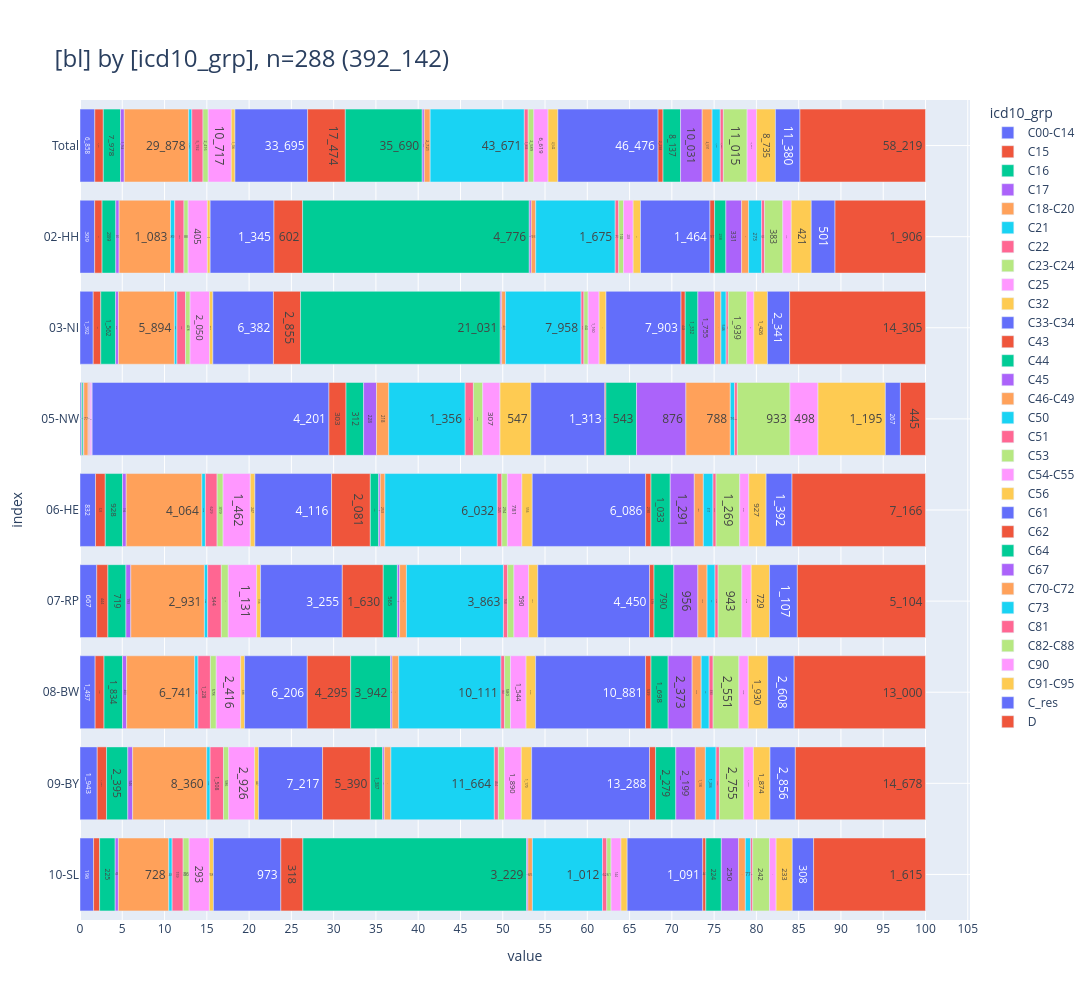

The cell this chart's notebook holds for it:
### Markdown cell above
### <a id='toc1_5_2_'></a>[Diagnosegruppen](#toc0_)
- **Filter: DJ = 2023, C44 und D-Diagnosen sind eingeschlossen**

> 💡 `ZfKD`: _"Die Anteile für D-Diagnosen sind in etwa vergleichbar, die für C44 unterscheiden sich recht deutlich"_

### Code cell
_alias = "icd10_3d"
_df = (
    show_freqs(alias=_alias, incl_c44_and_d=True)
    .merge(dim_icd10_3d.to_df().set_index('code'), left_on=_alias, right_index=True, how="left")
    [["kkr", "code_kid", "cnt"]]
    .rename(columns={"kkr": "bl", "code_kid": "icd10_grp"})
)
_=pls.plot_stacked_bars(
    _df,
    orientation="h",
    normalize=False,
    relative=True,
    dropna=False,
    sort_values_index=False,
    show_total=True,
    height=700,
)

### Figure 1 — Plotly figure (JSON) as saved in the notebook; plotly's stock layout.template omitted (floating-point values rounded to 4 significant figures)
{"data": [{"hovertemplate": "col=C00-C14<br>value=%{x}<br>index=%{y}<br>cnt_str=%{text}<extra></extra>", "legendgroup": "C00-C14", "marker": {"color": "#636EFA", "pattern": {"shape": ""}}, "name": "C00-C14", "orientation": "h", "showlegend": true, "text": ["6_858", "309", "1_392", "22", "832", "667", "1_497", "1_943", "196"], "textposition": "auto", "type": "bar", "x": [6858, 309, 1392, 22, 832, 667, 1497, 1943, 196], "xaxis": "x", "y": [" Total", "02-HH", "03-NI", "05-NW", "06-HE", "07-RP", "08-BW", "09-BY", "10-SL"], "yaxis": "y"}, {"hovertemplate": "col=C15<br>value=%{x}<br>index=%{y}<br>cnt_str=%{text}<extra></extra>", "legendgroup": "C15", "marker": {"color": "#EF553B", "pattern": {"shape": ""}}, "name": "C15", "orientation": "h", "showlegend": true, "text": ["3_951", "156", "796", "9", "525", "444", "881", "1_053", "87"], "textposition": "auto", "type": "bar", "x": [3951, 156, 796, 9, 525, 444, 881, 1053, 87], "xaxis": "x", "y": [" Total", "02-HH", "03-NI", "05-NW", "06-HE", "07-RP", "08-BW", "09-BY", "10-SL"], "yaxis": "y"}, {"hovertemplate": "col=C16<br>value=%{x}<br>index=%{y}<br>cnt_str=%{text}<extra></extra>", "legendgroup": "C16", "marker": {"color": "#00CC96", "pattern": {"shape": ""}}, "name": "C16", "orientation": "h", "showlegend": true, "text": ["7_978", "289", "1_562", "26", "928", "719", "1_834", "2_395", "225"], "textposition": "auto", "type": "bar", "x": [7978, 289, 1562, 26, 928, 719, 1834, 2395, 225], "xaxis": "x", "y": [" Total", "02-HH", "03-NI", "05-NW", "06-HE", "07-RP", "08-BW", "09-BY", "10-SL"], "yaxis": "y"}, {"hovertemplate": "col=C17<br>value=%{x}<br>index=%{y}<br>cnt_str=%{text}<extra></extra>", "legendgroup": "C17", "marker": {"color": "#AB63FA", "pattern": {"shape": ""}}, "name": "C17", "orientation": "h", "showlegend": true, "text": ["1_764", "70", "299", "11", "196", "193", "403", "546", "46"], "textposition": "auto", "type": "bar", "x": [1764, 70, 299, 11, 196, 193, 403, 546, 46], "xaxis": "x", "y": [" Total", "02-HH", "03-NI", "05-NW", "06-HE", "07-RP", "08-BW", "09-BY", "10-SL"], "yaxis": "y"}, {"hovertemplate": "col=C18-C20<br>value=%{x}<br>index=%{y}<br>cnt_str=%{text}<extra></extra>", "legendgroup": "C18-C20", "marker": {"color": "#FFA15A", "pattern": {"shape": ""}}, "name": "C18-C20", "orientation": "h", "showlegend": true, "text": ["29_878", "1_083", "5_894", "77", "4_064", "2_931", "6_741", "8_360", "728"], "textposition": "auto", "type": "bar", "x": [29878, 1083, 5894, 77, 4064, 2931, 6741, 8360, 728], "xaxis": "x", "y": [" Total", "02-HH", "03-NI", "05-NW", "06-HE", "07-RP", "08-BW", "09-BY", "10-SL"], "yaxis": "y"}, {"hovertemplate": "col=C21<br>value=%{x}<br>index=%{y}<br>cnt_str=%{text}<extra></extra>", "legendgroup": "C21", "marker": {"color": "#19D3F3", "pattern": {"shape": ""}}, "name": "C21", "orientation": "h", "showlegend": true, "text": ["1_422", "89", "266", "5", "189", "130", "320", "375", "48"], "textposition": "auto", "type": "bar", "x": [1422, 89, 266, 5, 189, 130, 320, 375, 48], "xaxis": "x", "y": [" Total", "02-HH", "03-NI", "05-NW", "06-HE", "07-RP", "08-BW", "09-BY", "10-SL"], "yaxis": "y"}, {"hovertemplate": "col=C22<br>value=%{x}<br>index=%{y}<br>cnt_str=%{text}<extra></extra>", "legendgroup": "C22", "marker": {"color": "#FF6692", "pattern": {"shape": ""}}, "name": "C22", "orientation": "h", "showlegend": true, "text": ["5_192", "194", "905", "25", "629", "544", "1_228", "1_508", "159"], "textposition": "auto", "type": "bar", "x": [5192, 194, 905, 25, 629, 544, 1228, 1508, 159], "xaxis": "x", "y": [" Total", "02-HH", "03-NI", "05-NW", "06-HE", "07-RP", "08-BW", "09-BY", "10-SL"], "yaxis": "y"}, {"hovertemplate": "col=C23-C24<br>value=%{x}<br>index=%{y}<br>cnt_str=%{text}<extra></extra>", "legendgroup": "C23-C24", "marker": {"color": "#B6E880", "pattern": {"shape": ""}}, "name": "C23-C24", "orientation": "h", "showlegend": true, "text": ["2_416", "88", "478", "5", "319", "276", "578", "586", "86"], "textposition": "auto", "type": "bar", "x": [2416, 88, 478, 5, 319, 276, 578, 586, 86], "xaxis": "x", "y": [" Total", "02-HH", "03-NI", "05-NW", "06-HE", "07-RP", "08-BW", "09-BY", "10-SL"], "yaxis": "y"}, {"hovertemplate": "col=C25<br>value=%{x}<br>index=%{y}<br>cnt_str=%{text}<extra></extra>", "legendgroup": "C25", "marker": {"color": "#FF97FF", "pattern": {"shape": ""}}, "name": "C25", "orientation": "h", "showlegend": true, "text": ["10_717", "405", "2_050", "34", "1_462", "1_131", "2_416", "2_926", "293"], "textposition": "auto", "type": "bar", "x": [10717, 405, 2050, 34, 1462, 1131, 2416, 2926, 293], "xaxis": "x", "y": [" Total", "02-HH", "03-NI", "05-NW", "06-HE", "07-RP", "08-BW", "09-BY", "10-SL"], "yaxis": "y"}, {"hovertemplate": "col=C32<br>value=%{x}<br>index=%{y}<br>cnt_str=%{text}<extra></extra>", "legendgroup": "C32", "marker": {"color": "#FECB52", "pattern": {"shape": ""}}, "name": "C32", "orientation": "h", "showlegend": true, "text": ["1_706", "59", "349", "2", "247", "156", "388", "447", "58"], "textposition": "auto", "type": "bar", "x": [1706, 59, 349, 2, 247, 156, 388, 447, 58], "xaxis": "x", "y": [" Total", "02-HH", "03-NI", "05-NW", "06-HE", "07-RP", "08-BW", "09-BY", "10-SL"], "yaxis": "y"}, {"hovertemplate": "col=C33-C34<br>value=%{x}<br>index=%{y}<br>cnt_str=%{text}<extra></extra>", "legendgroup": "C33-C34", "marker": {"color": "#636EFA", "pattern": {"shape": ""}}, "name": "C33-C34", "orientation": "h", "showlegend": true, "text": ["33_695", "1_345", "6_382", "4_201", "4_116", "3_255", "6_206", "7_217", "973"], "textposition": "auto", "type": "bar", "x": [33695, 1345, 6382, 4201, 4116, 3255, 6206, 7217, 973], "xaxis": "x", "y": [" Total", "02-HH", "03-NI", "05-NW", "06-HE", "07-RP", "08-BW", "09-BY", "10-SL"], "yaxis": "y"}, {"hovertemplate": "col=C43<br>value=%{x}<br>index=%{y}<br>cnt_str=%{text}<extra></extra>", "legendgroup": "C43", "marker": {"color": "#EF553B", "pattern": {"shape": ""}}, "name": "C43", "orientation": "h", "showlegend": true, "text": ["17_474", "602", "2_855", "303", "2_081", "1_630", "4_295", "5_390", "318"], "textposition": "auto", "type": "bar", "x": [17474, 602, 2855, 303, 2081, 1630, 4295, 5390, 318], "xaxis": "x", "y": [" Total", "02-HH", "03-NI", "05-NW", "06-HE", "07-RP", "08-BW", "09-BY", "10-SL"], "yaxis": "y"}, {"hovertemplate": "col=C44<br>value=%{x}<br>index=%{y}<br>cnt_str=%{text}<extra></extra>", "legendgroup": "C44", "marker": {"color": "#00CC96", "pattern": {"shape": ""}}, "name": "C44", "orientation": "h", "showlegend": true, "text": ["35_690", "4_776", "21_031", "312", "448", "565", "3_942", "1_387", "3_229"], "textposition": "auto", "type": "bar", "x": [35690, 4776, 21031, 312, 448, 565, 3942, 1387, 3229], "xaxis": "x", "y": [" Total", "02-HH", "03-NI", "05-NW", "06-HE", "07-RP", "08-BW", "09-BY", "10-SL"], "yaxis": "y"}, {"hovertemplate": "col=C45<br>value=%{x}<br>index=%{y}<br>cnt_str=%{text}<extra></extra>", "legendgroup": "C45", "marker": {"color": "#AB63FA", "pattern": {"shape": ""}}, "name": "C45", "orientation": "h", "showlegend": true, "text": ["946", "42", "154", "228", "85", "87", "151", "180", "19"], "textposition": "auto", "type": "bar", "x": [946, 42, 154, 228, 85, 87, 151, 180, 19], "xaxis": "x", "y": [" Total", "02-HH", "03-NI", "05-NW", "06-HE", "07-RP", "08-BW", "09-BY", "10-SL"], "yaxis": "y"}, {"hovertemplate": "col=C46-C49<br>value=%{x}<br>index=%{y}<br>cnt_str=%{text}<extra></extra>", "legendgroup": "C46-C49", "marker": {"color": "#FFA15A", "pattern": {"shape": ""}}, "name": "C46-C49", "orientation": "h", "showlegend": true, "text": ["2_721", "93", "407", "218", "253", "272", "665", "748", "65"], "textposition": "auto", "type": "bar", "x": [2721, 93, 407, 218, 253, 272, 665, 748, 65], "xaxis": "x", "y": [" Total", "02-HH", "03-NI", "05-NW", "06-HE", "07-RP", "08-BW", "09-BY", "10-SL"], "yaxis": "y"}, {"hovertemplate": "col=C50<br>value=%{x}<br>index=%{y}<br>cnt_str=%{text}<extra></extra>", "legendgroup": "C50", "marker": {"color": "#19D3F3", "pattern": {"shape": ""}}, "name": "C50", "orientation": "h", "showlegend": true, "text": ["43_671", "1_675", "7_958", "1_356", "6_032", "3_863", "10_111", "11_664", "1_012"], "textposition": "auto", "type": "bar", "x": [43671, 1675, 7958, 1356, 6032, 3863, 10111, 11664, 1012], "xaxis": "x", "y": [" Total", "02-HH", "03-NI", "05-NW", "06-HE", "07-RP", "08-BW", "09-BY", "10-SL"], "yaxis": "y"}, {"hovertemplate": "col=C51<br>value=%{x}<br>index=%{y}<br>cnt_str=%{text}<extra></extra>", "legendgroup": "C51", "marker": {"color": "#FF6692", "pattern": {"shape": ""}}, "name": "C51", "orientation": "h", "showlegend": true, "text": ["1_803", "73", "294", "146", "245", "168", "361", "454", "62"], "textposition": "auto", "type": "bar", "x": [1803, 73, 294, 146, 245, 168, 361, 454, 62], "xaxis": "x", "y": [" Total", "02-HH", "03-NI", "05-NW", "06-HE", "07-RP", "08-BW", "09-BY", "10-SL"], "yaxis": "y"}, {"hovertemplate": "col=C53<br>value=%{x}<br>index=%{y}<br>cnt_str=%{text}<extra></extra>", "legendgroup": "C53", "marker": {"color": "#B6E880", "pattern": {"shape": ""}}, "name": "C53", "orientation": "h", "showlegend": true, "text": ["2_589", "102", "442", "165", "294", "249", "580", "696", "61"], "textposition": "auto", "type": "bar", "x": [2589, 102, 442, 165, 294, 249, 580, 696, 61], "xaxis": "x", "y": [" Total", "02-HH", "03-NI", "05-NW", "06-HE", "07-RP", "08-BW", "09-BY", "10-SL"], "yaxis": "y"}, {"hovertemplate": "col=C54-C55<br>value=%{x}<br>index=%{y}<br>cnt_str=%{text}<extra></extra>", "legendgroup": "C54-C55", "marker": {"color": "#FF97FF", "pattern": {"shape": ""}}, "name": "C54-C55", "orientation": "h", "showlegend": true, "text": ["6_619", "203", "1_160", "307", "781", "590", "1_544", "1_890", "144"], "textposition": "auto", "type": "bar", "x": [6619, 203, 1160, 307, 781, 590, 1544, 1890, 144], "xaxis": "x", "y": [" Total", "02-HH", "03-NI", "05-NW", "06-HE", "07-RP", "08-BW", "09-BY", "10-SL"], "yaxis": "y"}, {"hovertemplate": "col=C56<br>value=%{x}<br>index=%{y}<br>cnt_str=%{text}<extra></extra>", "legendgroup": "C56", "marker": {"color": "#FECB52", "pattern": {"shape": ""}}, "name": "C56", "orientation": "h", "showlegend": true, "text": ["4_542", "154", "722", "547", "556", "361", "943", "1_170", "89"], "textposition": "auto", "type": "bar", "x": [4542, 154, 722, 547, 556, 361, 943, 1170, 89], "xaxis": "x", "y": [" Total", "02-HH", "03-NI", "05-NW", "06-HE", "07-RP", "08-BW", "09-BY", "10-SL"], "yaxis": "y"}, {"hovertemplate": "col=C61<br>value=%{x}<br>index=%{y}<br>cnt_str=%{text}<extra></extra>", "legendgroup": "C61", "marker": {"color": "#636EFA", "pattern": {"shape": ""}}, "name": "C61", "orientation": "h", "showlegend": true, "text": ["46_476", "1_464", "7_903", "1_313", "6_086", "4_450", "10_881", "13_288", "1_091"], "textposition": "auto", "type": "bar", "x": [46476, 1464, 7903, 1313, 6086, 4450, 10881, 13288, 1091], "xaxis": "x", "y": [" Total", "02-HH", "03-NI", "05-NW", "06-HE", "07-RP", "08-BW", "09-BY", "10-SL"], "yaxis": "y"}, {"hovertemplate": "col=C62<br>value=%{x}<br>index=%{y}<br>cnt_str=%{text}<extra></extra>", "legendgroup": "C62", "marker": {"color": "#EF553B", "pattern": {"shape": ""}}, "name": "C62", "orientation": "h", "showlegend": true, "text": ["2_298", "97", "443", "19", "290", "179", "539", "687", "44"], "textposition": "auto", "type": "bar", "x": [2298, 97, 443, 19, 290, 179, 539, 687, 44], "xaxis": "x", "y": [" Total", "02-HH", "03-NI", "05-NW", "06-HE", "07-RP", "08-BW", "09-BY", "10-SL"], "yaxis": "y"}, {"hovertemplate": "col=C64<br>value=%{x}<br>index=%{y}<br>cnt_str=%{text}<extra></extra>", "legendgroup": "C64", "marker": {"color": "#00CC96", "pattern": {"shape": ""}}, "name": "C64", "orientation": "h", "showlegend": true, "text": ["8_137", "238", "1_332", "543", "1_033", "790", "1_698", "2_279", "224"], "textposition": "auto", "type": "bar", "x": [8137, 238, 1332, 543, 1033, 790, 1698, 2279, 224], "xaxis": "x", "y": [" Total", "02-HH", "03-NI", "05-NW", "06-HE", "07-RP", "08-BW", "09-BY", "10-SL"], "yaxis": "y"}, {"hovertemplate": "col=C67<br>value=%{x}<br>index=%{y}<br>cnt_str=%{text}<extra></extra>", "legendgroup": "C67", "marker": {"color": "#AB63FA", "pattern": {"shape": ""}}, "name": "C67", "orientation": "h", "showlegend": true, "text": ["10_031", "331", "1_755", "876", "1_291", "956", "2_373", "2_199", "250"], "textposition": "auto", "type": "bar", "x": [10031, 331, 1755, 876, 1291, 956, 2373, 2199, 250], "xaxis": "x", "y": [" Total", "02-HH", "03-NI", "05-NW", "06-HE", "07-RP", "08-BW", "09-BY", "10-SL"], "yaxis": "y"}, {"hovertemplate": "col=C70-C72<br>value=%{x}<br>index=%{y}<br>cnt_str=%{text}<extra></extra>", "legendgroup": "C70-C72", "marker": {"color": "#FFA15A", "pattern": {"shape": ""}}, "name": "C70-C72", "orientation": "h", "showlegend": true, "text": ["4_591", "148", "673", "788", "486", "367", "896", "1_136", "97"], "textposition": "auto", "type": "bar", "x": [4591, 148, 673, 788, 486, 367, 896, 1136, 97], "xaxis": "x", "y": [" Total", "02-HH", "03-NI", "05-NW", "06-HE", "07-RP", "08-BW", "09-BY", "10-SL"], "yaxis": "y"}, {"hovertemplate": "col=C73<br>value=%{x}<br>index=%{y}<br>cnt_str=%{text}<extra></extra>", "legendgroup": "C73", "marker": {"color": "#19D3F3", "pattern": {"shape": ""}}, "name": "C73", "orientation": "h", "showlegend": true, "text": ["3_800", "273", "546", "76", "517", "316", "789", "1_206", "77"], "textposition": "auto", "type": "bar", "x": [3800, 273, 546, 76, 517, 316, 789, 1206, 77], "xaxis": "x", "y": [" Total", "02-HH", "03-NI", "05-NW", "06-HE", "07-RP", "08-BW", "09-BY", "10-SL"], "yaxis": "y"}, {"hovertemplate": "col=C81<br>value=%{x}<br>index=%{y}<br>cnt_str=%{text}<extra></extra>", "legendgroup": "C81", "marker": {"color": "#FF6692", "pattern": {"shape": ""}}, "name": "C81", "orientation": "h", "showlegend": true, "text": ["1_427", "63", "225", "49", "167", "124", "393", "377", "29"], "textposition": "auto", "type": "bar", "x": [1427, 63, 225, 49, 167, 124, 393, 377, 29], "xaxis": "x", "y": [" Total", "02-HH", "03-NI", "05-NW", "06-HE", "07-RP", "08-BW", "09-BY", "10-SL"], "yaxis": "y"}, {"hovertemplate": "col=C82-C88<br>value=%{x}<br>index=%{y}<br>cnt_str=%{text}<extra></extra>", "legendgroup": "C82-C88", "marker": {"color": "#B6E880", "pattern": {"shape": ""}}, "name": "C82-C88", "orientation": "h", "showlegend": true, "text": ["11_015", "383", "1_939", "933", "1_269", "943", "2_551", "2_755", "242"], "textposition": "auto", "type": "bar", "x": [11015, 383, 1939, 933, 1269, 943, 2551, 2755, 242], "xaxis": "x", "y": [" Total", "02-HH", "03-NI", "05-NW", "06-HE", "07-RP", "08-BW", "09-BY", "10-SL"], "yaxis": "y"}, {"hovertemplate": "col=C90<br>value=%{x}<br>index=%{y}<br>cnt_str=%{text}<extra></extra>", "legendgroup": "C90", "marker": {"color": "#FF97FF", "pattern": {"shape": ""}}, "name": "C90", "orientation": "h", "showlegend": true, "text": ["4_401", "179", "761", "498", "490", "375", "925", "1_077", "96"], "textposition": "auto", "type": "bar", "x": [4401, 179, 761, 498, 490, 375, 925, 1077, 96], "xaxis": "x", "y": [" Total", "02-HH", "03-NI", "05-NW", "06-HE", "07-RP", "08-BW", "09-BY", "10-SL"], "yaxis": "y"}, {"hovertemplate": "col=C91-C95<br>value=%{x}<br>index=%{y}<br>cnt_str=%{text}<extra></extra>", "legendgroup": "C91-C95", "marker": {"color": "#FECB52", "pattern": {"shape": ""}}, "name": "C91-C95", "orientation": "h", "showlegend": true, "text": ["8_735", "421", "1_426", "1_195", "927", "729", "1_930", "1_874", "233"], "textposition": "auto", "type": "bar", "x": [8735, 421, 1426, 1195, 927, 729, 1930, 1874, 233], "xaxis": "x", "y": [" Total", "02-HH", "03-NI", "05-NW", "06-HE", "07-RP", "08-BW", "09-BY", "10-SL"], "yaxis": "y"}, {"hovertemplate": "col=C_res<br>value=%{x}<br>index=%{y}<br>cnt_str=%{text}<extra></extra>", "legendgroup": "C_res", "marker": {"color": "#636EFA", "pattern": {"shape": ""}}, "name": "C_res", "orientation": "h", "showlegend": true, "text": ["11_380", "501", "2_341", "267", "1_392", "1_107", "2_608", "2_856", "308"], "textposition": "auto", "type": "bar", "x": [11380, 501, 2341, 267, 1392, 1107, 2608, 2856, 308], "xaxis": "x", "y": [" Total", "02-HH", "03-NI", "05-NW", "06-HE", "07-RP", "08-BW", "09-BY", "10-SL"], "yaxis": "y"}, {"hovertemplate": "col=D<br>value=%{x}<br>index=%{y}<br>cnt_str=%{text}<extra></extra>", "legendgroup": "D", "marker": {"color": "#EF553B", "pattern": {"shape": ""}}, "name": "D", "orientation": "h", "showlegend": true, "text": ["58_219", "1_906", "14_305", "445", "7_166", "5_104", "13_000", "14_678", "1_615"], "textposition": "auto", "type": "bar", "x": [58219, 1906, 14305, 445, 7166, 5104, 13000, 14678, 1615], "xaxis": "x", "y": [" Total", "02-HH", "03-NI", "05-NW", "06-HE", "07-RP", "08-BW", "09-BY", "10-SL"], "yaxis": "y"}], "layout": {"barmode": "relative", "barnorm": "percent", "height": 1000, "legend": {"title": {"text": "icd10_grp"}, "tracegroupgap": 0, "traceorder": "normal"}, "title": {"font": {"size": 24}, "text": "[bl] by [icd10_grp], n=288 (392_142)", "xanchor": "left", "y": 0.95, "yanchor": "top"}, "width": 1600, "xaxis": {"anchor": "y", "domain": [0, 1], "dtick": 5, "gridwidth": 1, "showgrid": true, "title": {"text": "value"}}, "yaxis": {"anchor": "x", "categoryarray": ["10-SL", "09-BY", "08-BW", "07-RP", "06-HE", "05-NW", "03-NI", "02-HH", " Total"], "categoryorder": "array", "domain": [0, 1], "gridwidth": 1, "showgrid": true, "title": {"text": "index"}}}}
